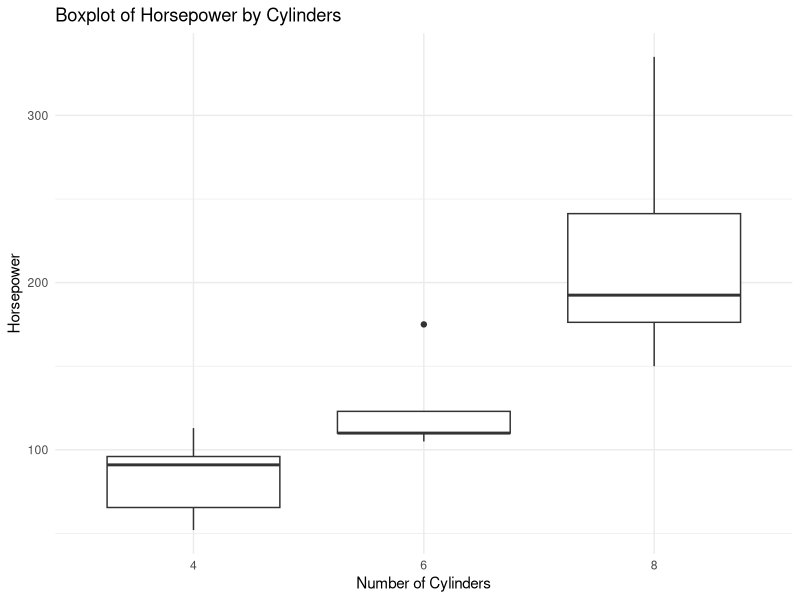

Source code (R):
# Boxplot
library(ggplot2)

data(mtcars)
head(mtcars)
ggplot(mtcars, aes(x = factor(cyl), y = hp)) +
  geom_boxplot() +
  theme_minimal() +
  ggtitle("Boxplot of Horsepower by Cylinders") +
  xlab("Number of Cylinders") +
  ylab("Horsepower")

